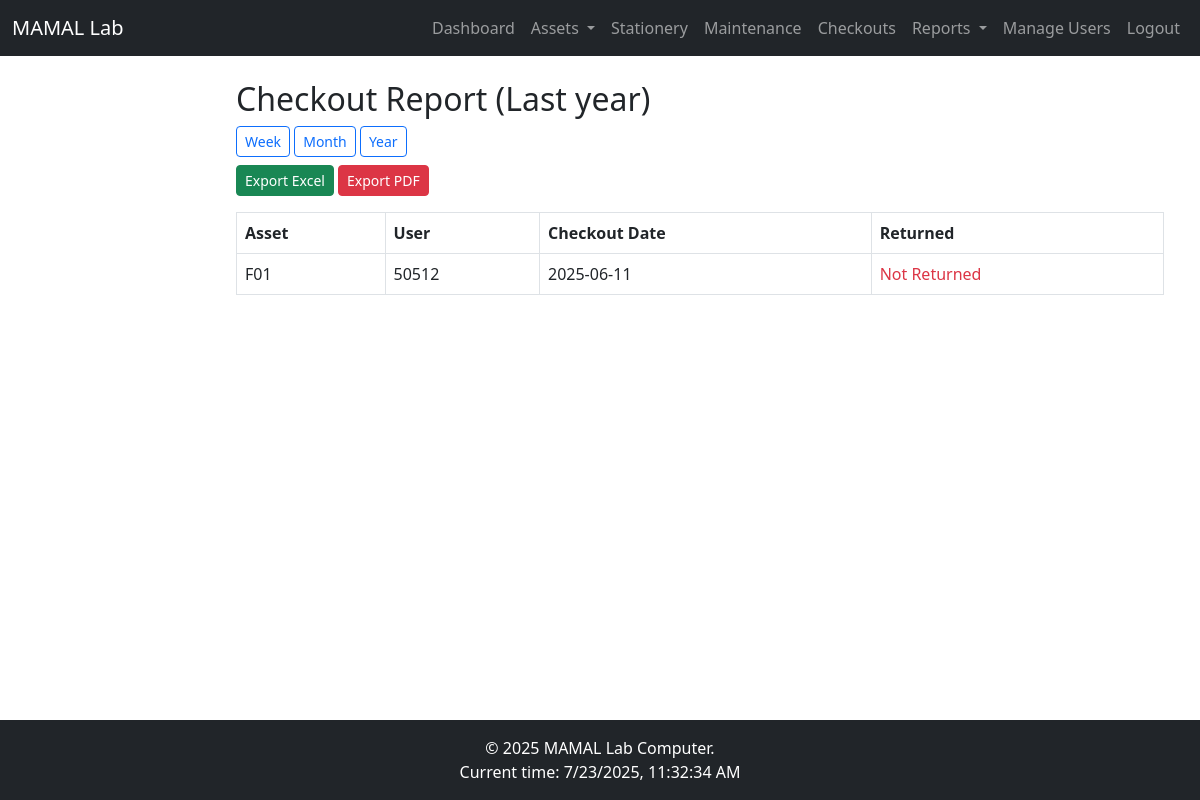
The page /reports/checkouts?period=year (signed in) on the database its author committed.
### app/models.py (models this page shows, shortened)
class Checkout(db.Model):
    id = db.Column(db.Integer, primary_key=True)
    asset_id = db.Column(db.Integer, db.ForeignKey('asset.id'))
    user_id = db.Column(db.Integer, db.ForeignKey('user.id'))
    checkout_date = db.Column(db.DateTime, default=datetime.utcnow)
    expected_return = db.Column(db.DateTime)
    actual_return = db.Column(db.DateTime)
    condition_out = db.Column(db.String(100))
    condition_in = db.Column(db.String(100))
    notes = db.Column(db.Text)
    user = db.relationship('User', backref='checkouts')

class Asset(db.Model):
    id = db.Column(db.Integer, primary_key=True)
    name = db.Column(db.String(100), nullable=False)
    serial_number = db.Column(db.String(50), unique=True, nullable=False)
    asset_type = db.Column(db.String(50), nullable=False)
    purchase_date = db.Column(db.Date)
    purchase_cost = db.Column(db.Float)
    location = db.Column(db.String(50))
    status = db.Column(db.String(20), default='Available')
    condition = db.Column(db.String(100))
    notes = db.Column(db.Text)
    qr_code = db.Column(db.String(100))
    last_updated = db.Column(db.DateTime, default=datetime.utcnow)
    maintenance = db.relationship('Maintenance', backref='asset', lazy='dynamic')
    checkouts = db.relationship('Checkout', backref='asset', lazy='dynamic')

class User(UserMixin, db.Model):
    id = db.Column(db.Integer, primary_key=True)
    username = db.Column(db.String(64), index=True, unique=True)
    email = db.Column(db.String(120), index=True, unique=True)
    password_hash = db.Column(db.String(128))
    role = db.Column(db.String(20), default='staff')  # Default role is 'staff'
    is_active = db.Column(db.Boolean, default=True)  # For soft deletion (active/inactive)
    last_seen = db.Column(db.DateTime, default=datetime.utcnow)

### app/reports/routes.py (the view)
@bp.route('/checkouts')
@login_required
def checkouts_report():
    time_period = request.args.get('period', 'month', type=str)
    if time_period == 'week':
        days = 7
    elif time_period == 'month':
        days = 30
    else:  # year
        days = 365
    start_date = datetime.utcnow() - timedelta(days=days)
    checkouts = Checkout.query.filter(
        Checkout.checkout_date >= start_date
    ).order_by(Checkout.checkout_date.desc()).all()
    return render_template('reports/checkouts_report.html',
                         checkouts=checkouts,
                         period=time_period)

### app/models.py (called while the page is built)
@login.user_loader
def load_user(id):
    return User.query.get(int(id))

### app/templates/reports/checkouts_report.html (shortened to what this page needs)
{% extends 'layouts/base.html' %}
{% block content %}
<div class="container mt-4">
    <h2>Checkout Report (Last {{ period }})</h2>
    <div class="mb-2">
        <a href="{{ url_for('reports.checkouts_report', period='week') }}" class="btn btn-outline-primary btn-sm">Week</a>
        <a href="{{ url_for('reports.checkouts_report', period='month') }}" class="btn btn-outline-primary btn-sm">Month</a>
        <a href="{{ url_for('reports.checkouts_report', period='year') }}" class="btn btn-outline-primary btn-sm">Year</a>
    </div>
    <a href="{{ url_for('reports.export_report', report_type='checkouts', format='excel') }}" class="btn btn-success btn-sm">Export Excel</a>
    <a href="{{ url_for('reports.export_report', report_type='checkouts', format='pdf') }}" class="btn btn-danger btn-sm">Export PDF</a>
    <table class="table table-bordered mt-3">
        <thead><tr><th>Asset</th><th>User</th><th>Checkout Date</th><th>Returned</th></tr></thead>
        <tbody>
            {% for checkout in checkouts %}
                <tr>
                    <td>{{ checkout.asset.name }}</td>
                    <td>{{ checkout.user.username }}</td>
                    <td>{{ checkout.checkout_date.strftime('%Y-%m-%d') }}</td>
                    <td>
                        {% if checkout.actual_return %}
                            {{ checkout.actual_return.strftime('%Y-%m-%d') }}
                        {% else %}
                            <span class="text-danger">Not Returned</span>
                        {% endif %}
                    </td>
                </tr>
            {% endfor %}
        </tbody>
    </table>
</div>
{% endblock %}

### rows shown on the page
Checkout: asset.name "F01", user.username "50512", checkout_date "2025-06-11", shows "Not Returned"

### other values the page prints
{{ period }} "year"
